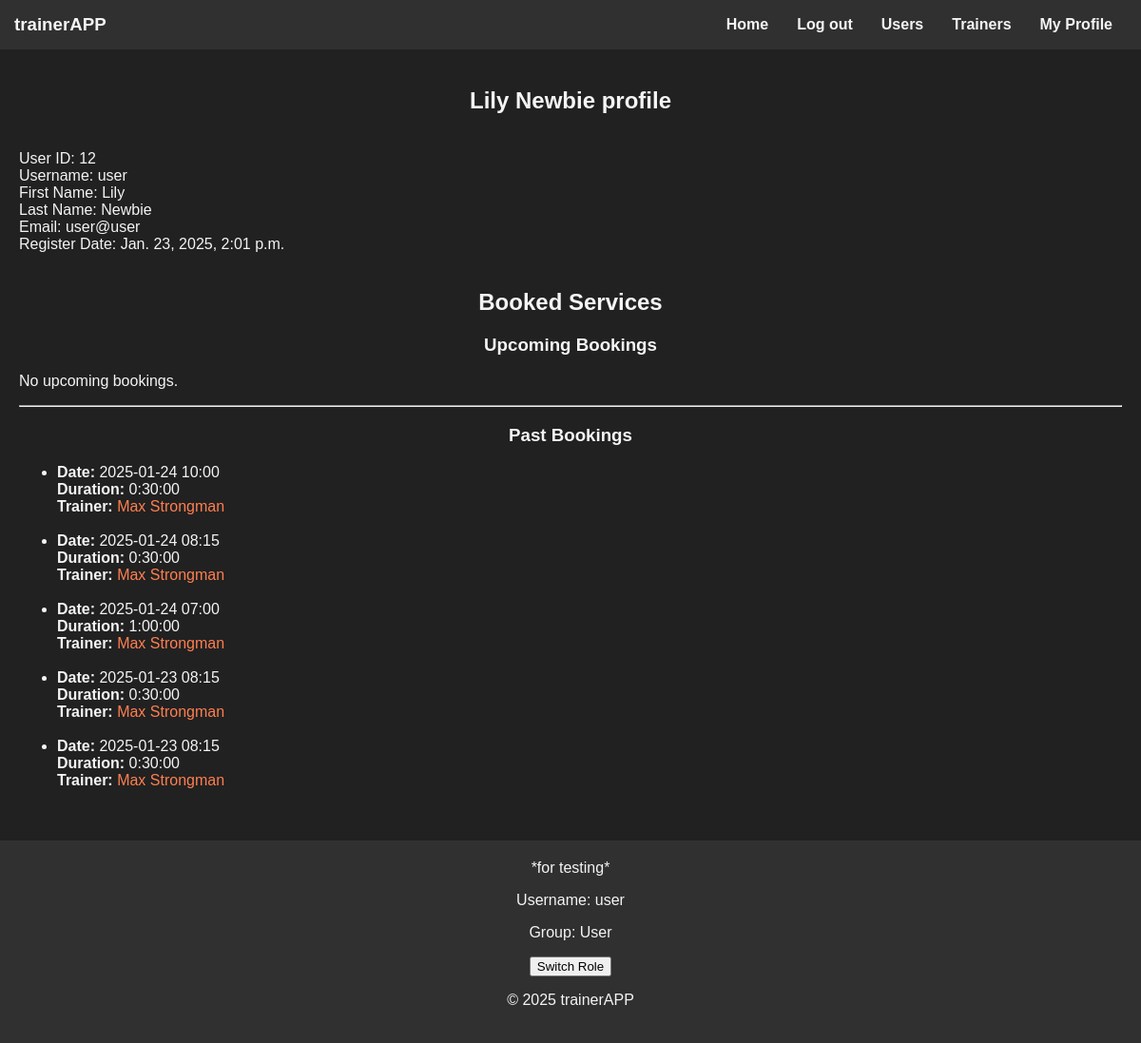
/users/12/ (signed in), run on an earlier commit of the app's database.
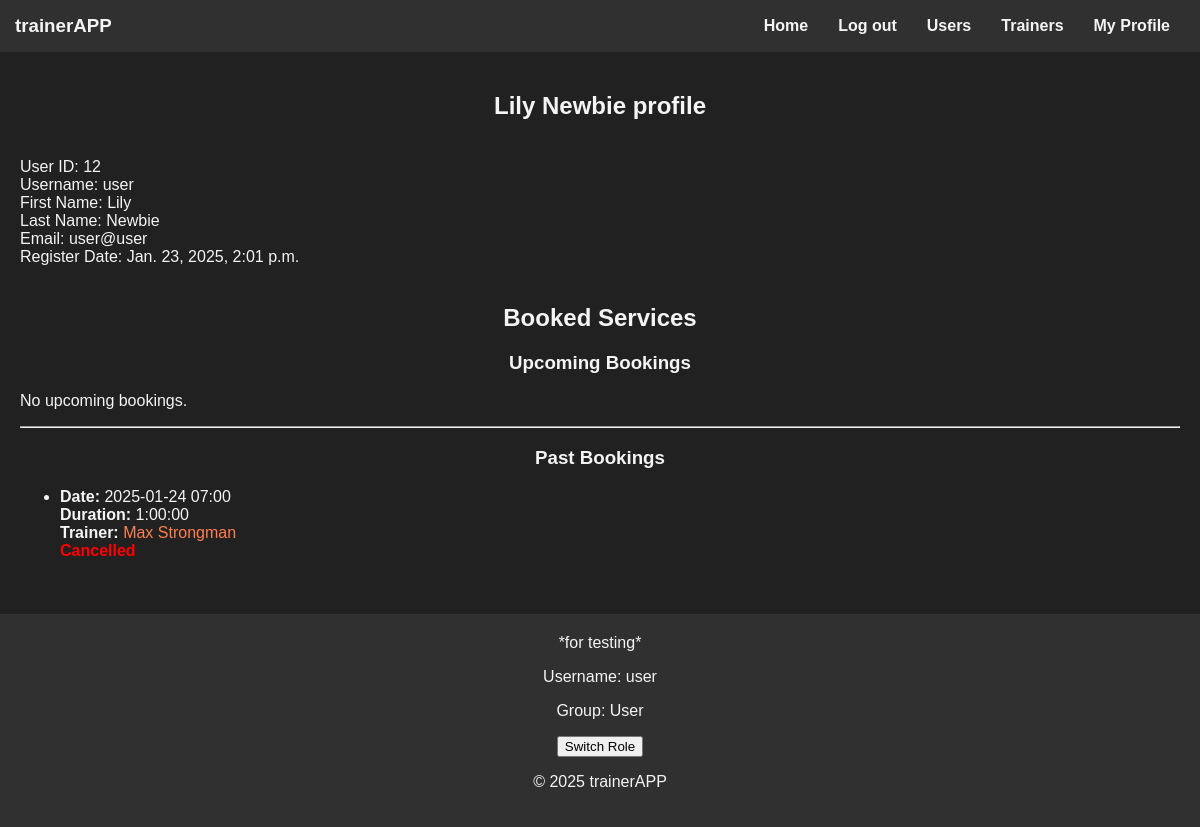
And on a later commit of the database.
### booking/models.py (models this page shows)
class Booking(models.Model):
    user = models.ForeignKey(User, on_delete=models.CASCADE, related_name='bookings_as_user')
    trainer = models.ForeignKey(User, on_delete=models.CASCADE, related_name='bookings_as_trainer')
    datetime_start = models.DateTimeField()
    datetime_end = models.DateTimeField()
    service = models.ForeignKey(Service, on_delete=models.CASCADE)
    status = models.BooleanField(default=False)

### trainer/models.py (models this page shows)
class Service(models.Model):
    LEVEL_CHOICES = [(1, "Novice"),
                     (2, "Medium"),
                     (3, "Advanced"), ]
    category = models.ForeignKey(Category, on_delete=models.CASCADE)
    trainer = models.ForeignKey(User, on_delete=models.CASCADE)
    price = models.FloatField()
    level = models.IntegerField(choices=LEVEL_CHOICES)
    duration = models.DurationField()

### users/views.py (the view, shortened to what this page needs)
# urls.py: path("<int:user_id>/", views.user_details, name="user_details"),
def user_details(request, user_id):
    user = User.objects.get(pk=user_id)
    if user.groups.filter(name="Trainer").exists():
        bookings = Booking.objects.filter(trainer_id=user_id).select_related("service", "service__category",
                                                                             "service__trainer")
    else:
        bookings = Booking.objects.filter(user_id=user_id).select_related("service", "service__category",
                                                                          "service__trainer")
    now = timezone.now()
    future_bookings = bookings.filter(datetime_start__gte=now).order_by("datetime_start")
    past_bookings = bookings.filter(datetime_end__lt=now).order_by("-datetime_end")
    trainer_description = None
    trainer_services_exists = False
    if user.groups.filter(name="Trainer").exists():
        trainer_description = TrainerDescription.objects.filter(trainer_id=user.id).first()
        trainer_services_exists = trainer.models.Service.objects.filter(trainer_id=user.id).exists()
    return render(request, "user_page.html", {"user": user,
                                              "future_bookings": future_bookings,
                                              "past_bookings": past_bookings,
                                              "trainer_description": trainer_description,
                                              "trainer_services_exists": trainer_services_exists})

### templates/user_page.html (shortened to what this page needs)
{% extends "base.html" %}
{% block content %}
    <h2>{{ user.first_name }} {{ user.last_name }} profile</h2>
    {% if user == request.user %}
        <br>User ID: {{ user.id }}
        <br>Username: {{ user.username }}
    {% endif %}
    <br>First Name: {{ user.first_name }}
    <br>Last Name: {{ user.last_name }}
    {% if user == request.user %}
        <br>Email: {{ user.email }}
    {% endif %}
    <br>Register Date: {{ user.date_joined }}
    {% if user == request.user %}
        <br><br><h2>Booked Services</h2>
        <h3>Upcoming Bookings</h3>
        {% if future_bookings %}
            <ul>
                {% for booking in future_bookings %}
                    <li>
                        <strong>Date:</strong> {{ booking.datetime_start|date:"Y-m-d H:i" }}<br>
                        <strong>Duration:</strong> {{ booking.service.duration }}<br>
                        {% if trainer_services_exists %}
                            <strong>Client:</strong>
                            <a href="{% url 'users:user_details' user_id=booking.user.id %}">
                                {{ booking.user.first_name }} {{ booking.user.last_name }}
                            </a>
                        {% else %}
                            <strong>Trainer:</strong>
                            <a href="{% url 'trainer:trainer_detail' trainer_id=booking.service.trainer_id %}">
                                {{ booking.service.trainer.first_name }} {{ booking.service.trainer.last_name }}
                            </a>
                        {% endif %}
                        {% if booking.status == False %}
                            <br><span style="color: red; font-weight: bold;">Cancelled</span>
                        {% else %}
                            <form method="POST" action="">
                                {% csrf_token %}
                                <input type="hidden" name="booking_id" value="{{ booking.id }}">
                                <button type="submit" class="btn btn-danger">Cancel Booking</button>
                            </form>
                        {% endif %}
                    </li>
                    <br>
                {% endfor %}
            </ul>
        {% else %}
            <p>No upcoming bookings.</p>
        {% endif %}
        <hr>
        <h3>Past Bookings</h3>
        {% if past_bookings %}
            <ul>
                {% for booking in past_bookings %}
                    <li>
                        <strong>Date:</strong> {{ booking.datetime_start|date:"Y-m-d H:i" }}<br>
                        <strong>Duration:</strong> {{ booking.service.duration }}<br>
                        {% if trainer_services_exists %}
                            <strong>Client:</strong>
                            <a href="{% url 'users:user_details' user_id=booking.user.id %}">
                                {{ booking.user.first_name }} {{ booking.user.last_name }}
                            </a>
                        {% else %}
                            <strong>Trainer:</strong>
                            <a href="{% url 'trainer:trainer_detail' trainer_id=booking.service.trainer_id %}">
                                {{ booking.service.trainer.first_name }} {{ booking.service.trainer.last_name }}
                            </a>
                        {% endif %}
                        {% if booking.status == False %}
                            <br><span style="color: red; font-weight: bold;">Cancelled</span>
                        {% endif %}
                    </li>
                    <br>
                {% endfor %}
            </ul>
        {% else %}
            <p>No past bookings.</p>
        {% endif %}
    {% endif %}
{% endblock %}

### templates/base.html (shortened to what this page needs)
<!DOCTYPE html>
<html lang="en">
<head>
    {% load static %}
    <link rel="stylesheet" type="text/css" href="{% static 'css/styles.css' %}">
</head>
<body>
    <header>
        <h3>trainerAPP</h3>
        <nav>
            <ul>
                <li><a href="/">Home</a></li>
                {% if request.user.is_authenticated %}
                    <li><a href="/logout/">Log out</a></li>
                    <li><a href="/users/">Users</a></li>
                    <li><a href="/trainer/">Trainers</a></li>
                    <li><a href="/users/{{ request.user.id }}">My Profile</a></li>
                {% else %}
                    <li><a href="/register/">Registration</a></li>
                    <li><a href="/login/">Log in</a></li>
                {% endif %}
            </ul>
        </nav>
    </header>
    <main>
        {% block content %}
        {% endblock %}
    </main>
    <footer>
        *for testing*
        <p>Username: {{ request.user.username }}</p>
        {% if request.user.groups.first %}
            <p>Group: {{ request.user.groups.first.name }}</p>
            <form action="{% url 'hot_change_group' %}" method="POST">
                <button type="submit">Switch Role</button>
            </form>
        {% else %}
            No group assigned
        {% endif %}
        <p>&copy; 2025 trainerAPP</p>
    </footer>
</body>
</html>

### static/css/styles.css (style rules this page uses)
:root { --background-color: #212121; --text-color: #f4f4f4; --header-background: #303030; --link-color: #ff7f50; --highlight-color: #4caf50; --footer-background: #303030; --form-background: #2c2c2c; }
body { display: flex; flex-direction: column; min-height: 100vh; margin: 0; background-color: var(--background-color); color: var(--text-color); font-family: Arial, sans-serif; }
a { color: var(--link-color); text-decoration: none; }
h3, h2, h1 { color: var(--text-color); text-align: center; }
main { flex-grow: 1; margin: 20px; }

### static/css/header.css (style rules this page uses)
header { background-color: var(--header-background); color: var(--text-color); padding: 15px; display: flex; justify-content: space-between; align-items: center; }
header h3 { margin: 0; }
nav ul { list-style-type: none; margin: 0; padding: 0; display: flex; justify-content: center; }
nav li { margin: 0 15px; }
nav a { color: var(--text-color); font-weight: bold; font-size: 16px; }

### static/css/footer.css (style rules this page uses)
footer { background-color: var(--footer-background); color: var(--text-color); text-align: center; padding: 20px; position: relative; }

What changed in the data, as far as the page shows it:
removed Booking: datetime_start "2025-01-24 10:00", service.duration "0:30:00", service.trainer.first_name "Max", service.trainer.last_name "Strongman"
removed Booking: datetime_start "2025-01-24 08:15", service.duration "0:30:00", service.trainer.first_name "Max", service.trainer.last_name "Strongman"
removed Booking: datetime_start "2025-01-23 08:15", service.duration "0:30:00", service.trainer.first_name "Max", service.trainer.last_name "Strongman"
removed Booking: datetime_start "2025-01-23 08:15", service.duration "0:30:00", service.trainer.first_name "Max", service.trainer.last_name "Strongman"
changed Booking "Max": now shows "Cancelled"
